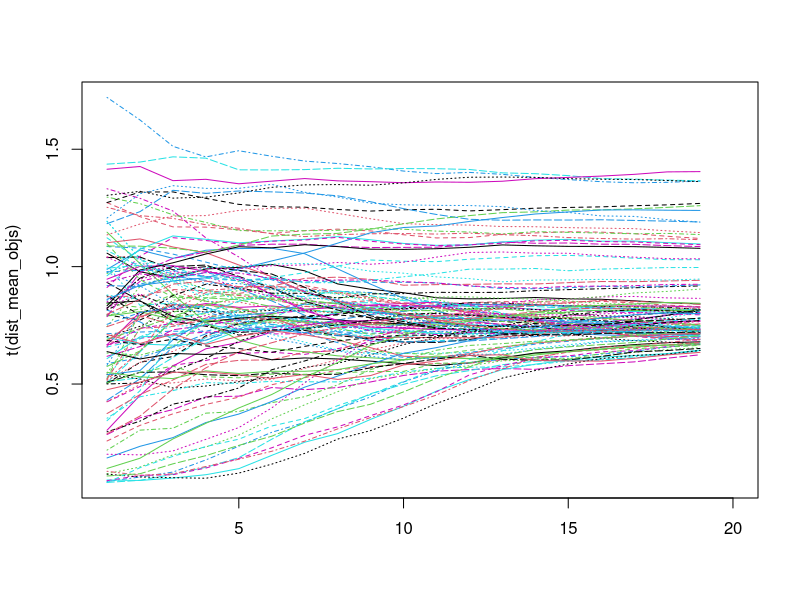
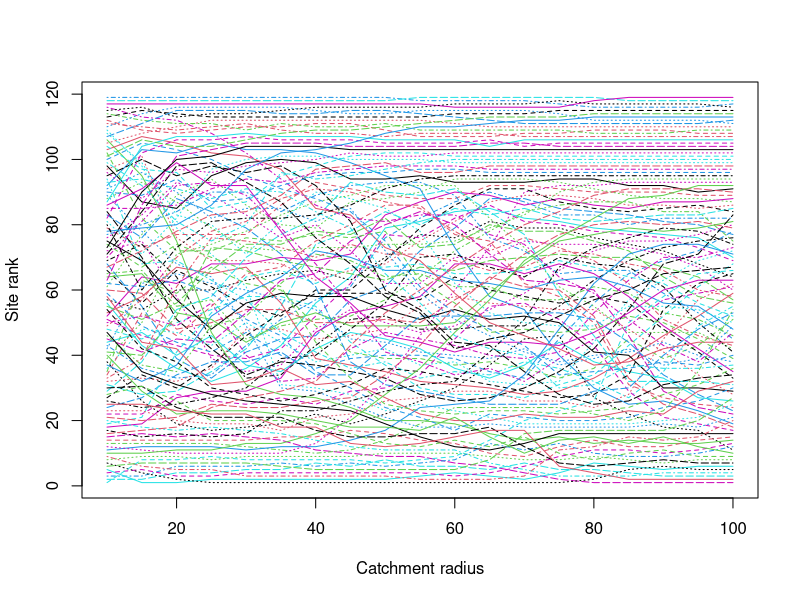

Source code (R) for these figures, in order: (Note: this script raises an error after producing the figures.)
# catchment limit sensitivity: try out a bunch of catchment limits and see how that changes results
# need to have read in health_sites, etc. in main

library(data.table)

# travel times and distances to look at:
test_dists = seq(10,100,5)
test_times = seq(50,150,10)
library("RColorBrewer")
pal=brewer.pal(8,"Set1")[c(1:5,7,8)]

# calculate mean objectives for a couple of different distances:
# dist_mean_objs = data.frame("x"=rep(1, nrow(health_sites)))
# for (i in 1:length(test_dists)){
#   message(paste0(i, "/", length(test_dists)))
#   catches = apply(health_sites[,c("lon","lat")], 1,
#                   getDistanceCatchment,
#                   radius_m=1000*test_dists[i],
#                   ras=lulc_covs$objective)
#   summ = lapply(catches,
#                 function(x){mean(values(x), na.rm = TRUE)})
#   dist_mean_objs[,i] = unlist(summ)
# }
# colnames(dist_mean_objs) = paste0(test_dists, "km")
# dist_mean_objs$name = health_sites$name
# write.csv(dist_mean_objs, "output/distance_limits_mean_obj.csv", row.names=FALSE)
dist_mean_objs = read.csv("output/distance_limits_mean_obj.csv")

# time_mean_objs = data.frame("x"=rep(1, nrow(health_sites)))
# for (i in 1:length(test_times)){
#   message(paste0(i, "/", length(test_times)))
#   catches = sapply(1:nrow(health_sites), 
#                    getTimeCatchment,
#                     points=health_points,
#                     transition_surfaces=transition_surfaces,
#                     island_groups=health_sites$island_group,
#                     to_surface=lulc_covs$objective,
#                     time_cap=test_times[i])
#   summ = lapply(catches,
#                 function(x){mean(values(x), na.rm = TRUE)})
#   time_mean_objs[,i] = unlist(summ)
# }
# colnames(time_mean_objs) = paste0(test_times, "mins")
# time_mean_objs$name = health_sites$name
# write.csv(time_mean_objs, "output/travel_time_limits_mean_obj.csv", row.names=FALSE)
time_mean_objs = read.csv("output/travel_time_limits_mean_obj.csv")

# malinau_sites = health_sites %>%
#   filter(regency == "MALINAU")
# malinau_time_mean_objs = data.frame("x"=rep(1, nrow(malinau_sites)))
# malinau_time_size_objs = data.frame("x"=rep(1, nrow(malinau_sites)))
# for (i in 1:length(test_times)){
#   message(paste0(i, "/", length(test_times)))
#   catches = sapply(1:nrow(malinau_sites),
#                    getTimeCatchment,
#                     points=health_points[health_sites$regency == "MALINAU",],
#                     transition_surfaces=transition_surfaces,
#                     island_groups=malinau_sites$island_group,
#                     to_surface=lulc_covs$objective,
#                     time_cap=test_times[i])
#   sums = lapply(catches,
#                 function(x){mean(values(x), na.rm = TRUE)})
#   sizes = lapply(catches,
#                  function(x){sum(!is.na(values(x)))})
#   malinau_time_mean_objs[,i] = unlist(sums)
#   malinau_time_size_objs[,i] = unlist(sizes)
# }
# colnames(malinau_time_mean_objs) = paste0(test_times, "mins")
# colnames(malinau_time_size_objs) = paste0(test_times, "mins")
# malinau_time_mean_objs$name = malinau_sites$name
# malinau_time_size_objs$name = malinau_sites$name
# write.csv(malinau_time_mean_objs,
#           "output/travel_time_limits_mean_obj_malinau.csv", row.names=FALSE)
# write.csv(malinau_time_size_objs,
#           "output/travel_time_limits_size_obj_malinau.csv", row.names=FALSE)
malinau_time_mean_objs <- read.csv("output/travel_time_limits_mean_obj_malinau.csv")
malinau_time_size_objs <- read.csv("output/travel_time_limits_size_obj_malinau.csv")

# langkat_sites = health_sites %>%
#   filter(regency == "LANGKAT")
# langkat_time_mean_objs = data.frame("x"=rep(1, nrow(langkat_sites)))
# langkat_time_size_objs = data.frame("x"=rep(1, nrow(langkat_sites)))
# for (i in 1:length(test_times)){
#   message(paste0(i, "/", length(test_times)))
#   catches = sapply(1:nrow(langkat_sites),
#                    getTimeCatchment,
#                    points=health_points[health_sites$regency == "LANGKAT",],
#                    transition_surfaces=transition_surfaces,
#                    island_groups=langkat_sites$island_group,
#                    to_surface=lulc_covs$objective,
#                    time_cap=test_times[i])
#   sums = lapply(catches,
#                 function(x){mean(values(x), na.rm = TRUE)})
#   sizes = lapply(catches,
#                  function(x){sum(!is.na(values(x)))})
#   langkat_time_mean_objs[,i] = unlist(sums)
#   langkat_time_size_objs[,i] = unlist(sizes)
# }
# colnames(langkat_time_mean_objs) = paste0(test_times, "mins")
# colnames(langkat_time_size_objs) = paste0(test_times, "mins")
# langkat_time_mean_objs$name = langkat_sites$name
# langkat_time_size_objs$name = langkat_sites$name
# write.csv(langkat_time_mean_objs,
#           "output/travel_time_limits_mean_obj_langkat.csv", row.names=FALSE)
# write.csv(langkat_time_size_objs,
#           "output/travel_time_limits_size_obj_langkat.csv", row.names=FALSE)

langkat_time_mean_objs <- read.csv("output/travel_time_limits_mean_obj_langkat.csv")
langkat_time_size_objs <- read.csv("output/travel_time_limits_size_obj_langkat.csv")


################################################################################
# Here come the plots

# raw plot of mean values:
matplot(t(dist_mean_objs), type='l')

# plot of ranks:
dist_ranks = apply(dist_mean_objs, 2, rank)
matplot(x=test_dists, y=t(dist_ranks[,1:19]), type='l',
        xlab="Catchment radius", ylab="Site rank") # need to reverse y axis
# lots of movement in the middle.


# regency-level plot of raw means:

pal=brewer.pal(8,"Set1")[c(1:5,7,8)]
#"#E41A1C" "#377EB8" "#4DAF4A" "#984EA3" "#FF7F00" "#A65628" "#F781BF"

# get mean objective value of wider region
regional_means <- district_shapes %>%
  st_centroid() %>%
  st_geometry() %>%
  unlist() %>%
  matrix(ncol=2, byrow=TRUE) %>%
  data.frame() %>%
  rename(lon=X1, lat=X2) %>%
  apply(1, function(x){
    tmp = getDistanceCatchment(x, radius_m=150000, ras=lulc_covs$objective)
    mean(values(tmp), na.rm=TRUE)
    }
  )
  
# pal = viridis(7)[c(1,6,2,5,3,7,4)]
# "#440154FF" "#443A83FF" "#31688EFF" "#21908CFF" "#35B779FF" "#8FD744FF" "#FDE725FF"
# "#D53E4F" "#F46D43" "#FDAE61" "#FEE08B" "#FFFFBF" "#E6F598" "#ABDDA4" "#66C2A5" "#3288BD"
# "#9E0142" "#D53E4F" "#F46D43" "#FDAE61" "#FEE08B" "#FFFFBF" "#E6F598" "#ABDDA4""#66C2A5" "#3288BD" "#5E4FA2"
# pal = brewer.pal(11, "Spectral")[c(1:4,8:11)]
# pal = turbo(7)
pal=brewer.pal(8,"Set1")[c(1:5,7,8)]
# pal=plasma(7)

{png("figures/catch_limit_sensitivity/catch_limit_dist_raw.png",
     width = 3000,
     height = 2500,
     pointsize = 40)
  par(mfrow=c(3,3))
  for(i in 1:nrow(district_shapes)){
    # could stick with idn-wide scale, or ...
    select_objs <- dist_mean_objs[health_sites$regency == district_shapes$district_name[i],]
    matplot(x=test_dists, 
            y=t(select_objs[, grep("km", names(select_objs))]), 
            type='l',
            xlab="Catchment radius (km)", ylab="Site mean objective value",
            main=str_to_title(district_shapes$district_name[i]),
            col=pal[i],
            lty=1, lwd=2,
            cex.main=1.5, cex.lab=1.4)
    abline(h=regional_means[i], col="grey50", lty=2, lwd=2)
  }
  
  matplot(x=test_dists, y=t(dist_mean_objs[, grep("km", names(select_objs))]), type='l',
          xlab="Catchment radius (km)", ylab="Site mean objective value",
          col=pal[as.numeric(droplevels(health_sites$regency))],
          lty=1, main="All Sites", lwd=2,
          cex.main=1.5, cex.lab=1.4) # need to reverse y axis
  
  plot(0, bty='n', xaxt='n', yaxt='n', type='n', xlab="", ylab="")
  legend("left", legend=str_to_title(district_shapes$district_name), fill=pal, cex=1.4)
  dev.off()}

{png("figures/catch_limit_sensitivity/catch_limit_time_raw.png",
     width = 3000,
     height = 2500,
     pointsize = 40)
  par(mfrow=c(3,3))
  for(i in 1:nrow(district_shapes)){
    # could stick with idn-wide scale, or ...
    select_objs <- time_mean_objs[health_sites$regency == district_shapes$district_name[i],]
    matplot(x=test_times, 
            y=t(select_objs[, grep("min", names(select_objs))]), 
            type='l',
            xlab="Catchment radius (mins)", ylab="Site mean objective value",
            main=str_to_title(district_shapes$district_name[i]),
            col=pal[i],
            lty=1, lwd=2,
            cex.main=1.5, cex.lab=1.4)
    abline(h=regional_means[i], col="grey50", lty=2, lwd=2)
    if (sum(is.na(select_objs)) > 0){
      nastarts <- select_objs[, grep("min", names(select_objs))] %>%
        filter(if_any(everything(), is.na)) %>%
        apply(1, function(x){c(sum(is.na(x)), x[!is.na(x)][1])})
      points(test_times[nastarts[1,] + 1], nastarts[2,], col=pal[i], lwd=2, bg="white",
             cex=1.4, pch=21)
    }
  }
  
  matplot(x=test_times, y=t(time_mean_objs[, grep("min", names(select_objs))]), type='l',
          xlab="Catchment radius (mins)", ylab="Site mean objective value",
          col=pal[as.numeric(droplevels(health_sites$regency))],
          lty=1, main="All Sites", lwd=2,
          cex.main=1.5, cex.lab=1.4) # need to reverse y axis
  
  nastarts <- time_mean_objs[, grep("min", names(select_objs))] %>%
    mutate(pcol = as.numeric(droplevels(health_sites$regency))) %>%
    filter(if_any(-pcol, is.na)) %>%
    apply(1, function(x){c(sum(is.na(x)), x[!is.na(x)][1], x[["pcol"]])})
  points(test_times[nastarts[1,] + 1], nastarts[2,], col=pal[nastarts[3,]], lwd=2, 
         pch=21, bg="white")
  
  plot(0, bty='n', xaxt='n', yaxt='n', type='n', xlab="", ylab="")
  legend("left", legend=str_to_title(district_shapes$district_name), fill=pal, cex=1.4)
  dev.off()}

################################################################################
# let's do a ranked version of the above

dist_ranks = apply(dist_mean_objs[grep("km", names(dist_mean_objs))], 2, function(x){rank(-x)})

{png("figures/catch_limit_sensitivity/catch_limit_dist_rank.png",
     width = 3000,
     height = 2500,
     pointsize = 40)
  par(mfrow=c(3,3))
  for(i in 1:nrow(district_shapes)){
    # could stick with idn-wide scale, or ...
    select_objs <- dist_mean_objs[health_sites$regency == district_shapes$district_name[i],]
    select_ranks = apply(select_objs[, grep("km", names(select_objs))], 2, function(x){rank(-x)})
    plot(0, type="n", xlim=range(test_dists), ylim=rev(range(select_ranks, na.rm=TRUE)),
         xlab="Catchment radius (km)", ylab="Rank by site mean objective value",
         main=str_to_title(district_shapes$district_name[i]))
    sapply(1:nrow(select_ranks), function(j){
        tmp = sum(!is.na(select_ranks[j,]))
        lines(test_dists[(length(test_dists)-tmp+1):length(test_dists)], 
              select_ranks[j,!is.na(select_ranks[j,])],
              col=pal[i],
              lwd=2)
    })
  }
  
  plot(0, type="n", xlim=range(test_dists), ylim=rev(range(dist_ranks, na.rm=TRUE)),
       xlab="Catchment radius (km)", ylab="Rank by site mean objective value",
       main=str_to_title(district_shapes$district_name[i]))
  
  sapply(1:nrow(dist_ranks), function(j){
    tmp = sum(!is.na(dist_ranks[j,]))
    lines(test_dists[(length(test_dists)-tmp+1):length(test_dists)], 
          dist_ranks[j,!is.na(dist_ranks[j,])],
          col=pal[as.numeric(droplevels(health_sites$regency))][j],
          lwd=2)
  })
  
  plot(0, bty='n', xaxt='n', yaxt='n', type='n', xlab="", ylab="")
  legend("left", legend=str_to_title(district_shapes$district_name), fill=pal, cex=1.4)
  dev.off()}


time_ranks = apply(time_mean_objs[grep("mins", names(time_mean_objs))], 2, 
                   function(x){rank(-x, na.last=TRUE)})
time_ranks[which(is.na(time_mean_objs))] = NA

{png("figures/catch_limit_sensitivity/catch_limit_time_rank.png",
     width = 3000,
     height = 2500,
     pointsize = 40)
  par(mfrow=c(3,3))
  for(i in 1:nrow(district_shapes)){
    # could stick with idn-wide scale, or ...
    select_objs <- time_mean_objs[health_sites$regency == district_shapes$district_name[i],]
    select_ranks = apply(select_objs[, grep("mins", names(select_objs))], 2, function(x){rank(-x, na.last=TRUE)})
    select_ranks[which(is.na(select_objs))] = NA
    plot(0, type="n", xlim=range(test_times), ylim=rev(range(select_ranks, na.rm=TRUE)),
         xlab="Catchment radius (mins)", ylab="Rank by site mean objective value",
         main=str_to_title(district_shapes$district_name[i]))
    sapply(1:nrow(select_ranks), function(j){
      tmp = sum(!is.na(select_ranks[j,]))
      lines(test_times[(length(test_times)-tmp+1):length(test_times)], 
            select_ranks[j,!is.na(select_ranks[j,])],
            col=pal[i],
            lwd=2)
    })
    # i've completely forgotten how tf this works
    if (sum(is.na(select_objs)) > 1){
      nastarts <- select_ranks[, grep("min", names(select_objs))] %>%
        as.data.frame() %>%
        mutate(pcol = rep(i, nrow(select_objs))) %>%
        filter(if_any(-pcol, is.na)) %>%
        apply(1, function(x){c(sum(is.na(x)), x[!is.na(x)][1], x[["pcol"]])})
      points(test_times[nastarts[1,] + 1], nastarts[2,], col=pal[nastarts[3,]], lwd=2, 
             pch=21, bg="white")
    }
    
  }
  
  plot(0, type="n", xlim=range(test_times), ylim=rev(range(time_ranks, na.rm=TRUE)),
       xlab="Catchment radius (mins)", ylab="Rank by site mean objective value",
       main=str_to_title(district_shapes$district_name[i]))
  
  sapply(1:nrow(time_ranks), function(j){
    tmp = sum(!is.na(time_ranks[j,]))
    lines(test_times[(length(test_times)-tmp+1):length(test_times)], 
          time_ranks[j,!is.na(time_ranks[j,])],
          col=pal[as.numeric(droplevels(health_sites$regency))][j],
          lwd=2)
  })
  
  nastarts <- time_ranks[, grep("min", names(time_mean_objs))] %>%
    as.data.frame() %>%
    mutate(pcol = as.numeric(droplevels(health_sites$regency))) %>%
    filter(if_any(-pcol, is.na)) %>%
    apply(1, function(x){c(sum(is.na(x)), x[!is.na(x)][1], x[["pcol"]])})
  points(test_times[nastarts[1,] + 1], nastarts[2,], col=pal[nastarts[3,]], lwd=2, 
         pch=21, bg="white")
  
  plot(0, bty='n', xaxt='n', yaxt='n', type='n', xlab="", ylab="")
  legend("left", legend=str_to_title(district_shapes$district_name), fill=pal, cex=1.4)
  dev.off()}

# something weird going on in Nunukan? Tied ranks? catchments must just be too big? Or are we on the island?

################################################################
# IS THIS THE FIGURE ON MY FIRST PK POSTER? YES!

i=7 # MALINAU

select_objs = time_mean_objs[which(health_sites$regency == "MALINAU"),
                             1:length(test_times)]
select_ranks = apply(select_objs, 2, function(x){rank(-x)})
#select_ranks[which(select_objs == 0)] = 0
select_ranks[which(is.na(select_objs))] = NA
select_ranks <- select_ranks[order(select_objs$`100mins`), ]
select_objs <-select_objs[order(select_objs$`100mins`), ]


linelwd <- 4
pal <- viridis(100)[seq(25,93,length.out=nrow(select_objs))]

{png(paste0("figures/catch_limit_sensitivity/malinau_time_limits.png"),
    width = 2800,
    height = 1600,
    pointsize = 40)
par(mar=c(4.1,4.1,4.1,2.1), mfrow=c(1,2))

plot(0,type="n", xlim=range(test_times), ylim=range(select_objs, na.rm=TRUE),
     xlab="Catchment time limit (mins)", ylab="Mean objective value",
     #main="Sensitivity to catchment limit\n(Malinau district)",
     col=pal[1], cex.lab=1.5, cex.main=1.5,lty=1, xaxt="n")
axis(1, test_times, test_times)
abline(v=100, lty=5, col="grey60", lwd=linelwd)
sapply(1:nrow(select_objs), function(j){
  tmp = sum(!is.na(select_objs[j,]))
  lines(test_times[(length(test_times)-tmp+1):length(test_times)], 
        select_objs[j,!is.na(select_objs[j,])],
        col=pal[j],
        lwd=linelwd)
})

nastarts <- select_objs[, grep("min", names(select_objs))] %>%
  filter(if_any(everything(), is.na)) %>%
  apply(1, function(x){c(sum(is.na(x)), x[!is.na(x)][1])})
points(test_times[nastarts[1,] + 1], nastarts[2,],
       col=pal[unique(which(is.na(select_objs), arr.ind=TRUE)[,1])], 
       cex=1.5, lwd=linelwd, pch=21, bg="white")

par(xpd=TRUE)
subfigure_label(par()$usr, -0.1, 1.1, "(a)", cex.label = 1.3)
par(xpd=FALSE)


plot(0,type="n", xlim=range(test_times), ylim=rev(range(select_ranks, na.rm=TRUE)),
     xlab="Catchment time limit (mins)", ylab="Site ranking",
     #main="Sensitivity to catchment limit\n(Malinau district)",
     col=pal[1], cex.lab=1.5, cex.main=1.5,lty=1, xaxt="n")
axis(1, test_times, test_times)
abline(v=100, lty=5, col="grey60", lwd=linelwd)
abline(h=0:15, col="grey80", lwd=1)
tmp = sapply(1:nrow(select_ranks), function(j){
  tmp = sum(!is.na(select_ranks[j,]))
  lines(test_times[(length(test_times)-tmp+1):length(test_times)], 
        select_ranks[j,!is.na(select_ranks[j,])],
        col=pal[j],
        lwd=linelwd)
  return(ifelse(tmp == length(test_times),
                NA,
                select_ranks[j, max(which(is.na(select_ranks[j,]))) + 1]))
})


points(c(60,100), c(7,6), 
       col=pal[unique(which(is.na(select_objs), arr.ind=TRUE)[,1])], 
       cex=1.5, lwd=linelwd, pch=21, bg="white")

par(xpd=TRUE)
subfigure_label(par()$usr, -0.1, 1.1, "(b)", cex.label = 1.3)
par(xpd=FALSE)


dev.off()}

################################################################
# HOW ABOUT LANGKAT ?

select_objs = time_mean_objs[which(health_sites$regency == "LANGKAT"),
                             1:length(test_times)]
select_ranks = apply(select_objs, 2, function(x){rank(-x)})
#select_ranks[which(select_objs == 0)] = 0
select_ranks[which(is.na(select_objs))] = NA
select_ranks <- select_ranks[order(select_objs$`100mins`), ]
select_objs <-select_objs[order(select_objs$`100mins`), ]


linelwd <- 4
pal <- viridis(100)[seq(25,93,length.out=nrow(select_objs))]

{png(paste0("figures/catch_limit_sensitivity/langkat_time_limits.png"),
     width = 2800,
     height = 1600,
     pointsize = 40)
  par(mar=c(4.1,4.1,4.1,2.1), mfrow=c(1,2))
  
  plot(0,type="n", xlim=range(test_times), ylim=range(select_objs, na.rm=TRUE),
       xlab="Catchment time limit (mins)", ylab="Mean objective value",
       #main="Sensitivity to catchment limit\n(langkat district)",
       col=pal[1], cex.lab=1.5, cex.main=1.5,lty=1, xaxt="n")
  axis(1, test_times, test_times)
  abline(v=100, lty=5, col="grey60", lwd=linelwd)
  sapply(1:nrow(select_objs), function(j){
    tmp = sum(!is.na(select_objs[j,]))
    lines(test_times[(length(test_times)-tmp+1):length(test_times)], 
          select_objs[j,!is.na(select_objs[j,])],
          col=pal[j],
          lwd=linelwd)
  })
  
  par(xpd=TRUE)
  subfigure_label(par()$usr, -0.1, 1.1, "(a)", cex.label = 1.3)
  par(xpd=FALSE)
  
  
  plot(0,type="n", xlim=range(test_times), ylim=rev(range(select_ranks, na.rm=TRUE)),
       xlab="Catchment time limit (mins)", ylab="Site ranking",
       #main="Sensitivity to catchment limit\n(Malinau district)",
       col=pal[1], cex.lab=1.5, cex.main=1.5,lty=1, xaxt="n")
  axis(1, test_times, test_times)
  abline(v=100, lty=5, col="grey60", lwd=linelwd)
  abline(h=0:nrow(select_ranks), col="grey80", lwd=1)
  tmp = sapply(1:nrow(select_ranks), function(j){
    tmp = sum(!is.na(select_ranks[j,]))
    lines(test_times[(length(test_times)-tmp+1):length(test_times)], 
          select_ranks[j,!is.na(select_ranks[j,])],
          col=pal[j],
          lwd=linelwd)
    return(ifelse(tmp == length(test_times),
                  NA,
                  select_ranks[j, max(which(is.na(select_ranks[j,]))) + 1]))
  })
  
  par(xpd=TRUE)
  subfigure_label(par()$usr, -0.1, 1.1, "(b)", cex.label = 1.3)
  par(xpd=FALSE)
  
  
  dev.off()}


##############################################################################
# MEDDLING WITH CATCHMENT SIZES ... HOW DOES THIS GO?
# Hmm not sure if it tells me anything interesting?

select_objs = time_mean_objs[which(health_sites$regency == "MALINAU"),
                             1:length(test_times)]
select_ranks = apply(select_objs, 2, function(x){rank(-x)})
#select_ranks[which(select_objs == 0)] = 0
select_ranks[which(is.na(select_objs))] = NA
select_ranks <- select_ranks[order(select_objs$`100mins`), ]
select_objs <-select_objs[order(select_objs$`100mins`), ]


linelwd <- 4
pal <- viridis(100)[seq(25,93,length.out=nrow(select_objs))]

{png(paste0("figures/catch_limit_sensitivity/malinau_time_limits_size.png"),
     width = 1600,
     height = 1600,
     pointsize = 40)
  par(mar=c(4.1,4.1,4.1,2.1), mfrow=c(1,1))
  
  plot(0, type="n", xlim=log10(range(malinau_time_size_objs[,grep("mins", names(malinau_time_size_objs))])+1), 
       ylim=range(malinau_time_mean_objs[,grep("mins", names(malinau_time_mean_objs))], na.rm=TRUE),
       xlab="Catchment size", ylab="Mean objective", main="Mean objective and catchment size as time limit is increased")
  for (i in 1:nrow(malinau_time_size_objs)){
    lines(log10(malinau_time_size_objs[i, grep("mins", names(malinau_time_size_objs))]+1),
          malinau_time_mean_objs[i, grep("mins", names(malinau_time_mean_objs))])
    points(log10(malinau_time_size_objs[i, grep("mins", names(malinau_time_size_objs))]+1),
           malinau_time_mean_objs[i, grep("mins", names(malinau_time_mean_objs))], pch=16, col=alpha("blue", 0.2))
  }
  
  dev.off()}

{png(paste0("figures/catch_limit_sensitivity/langkat_time_limits_size.png"),
     width = 1600,
     height = 1600,
     pointsize = 40)
  par(mar=c(4.1,4.1,4.1,2.1), mfrow=c(1,1))
  
  plot(0, type="n", xlim=log10(range(langkat_time_size_objs[,grep("mins", names(langkat_time_size_objs))])+1), 
       ylim=range(langkat_time_mean_objs[,grep("mins", names(langkat_time_mean_objs))], na.rm=TRUE),
       xlab="Catchment size", ylab="Mean objective", main="Mean objective and catchment size as time limit is increased")
  for (i in 1:nrow(langkat_time_size_objs)){
    lines(log10(langkat_time_size_objs[i, grep("mins", names(langkat_time_size_objs))]+1),
          langkat_time_mean_objs[i, grep("mins", names(langkat_time_mean_objs))])
    points(log10(langkat_time_size_objs[i, grep("mins", names(langkat_time_size_objs))]+1),
           langkat_time_mean_objs[i, grep("mins", names(langkat_time_mean_objs))], 
           pch=16, #col=pal(length(grep("mins", names(langkat_time_mean_objs)))))
           col=alpha("blue", 0.2))
  }
  
  dev.off()}








